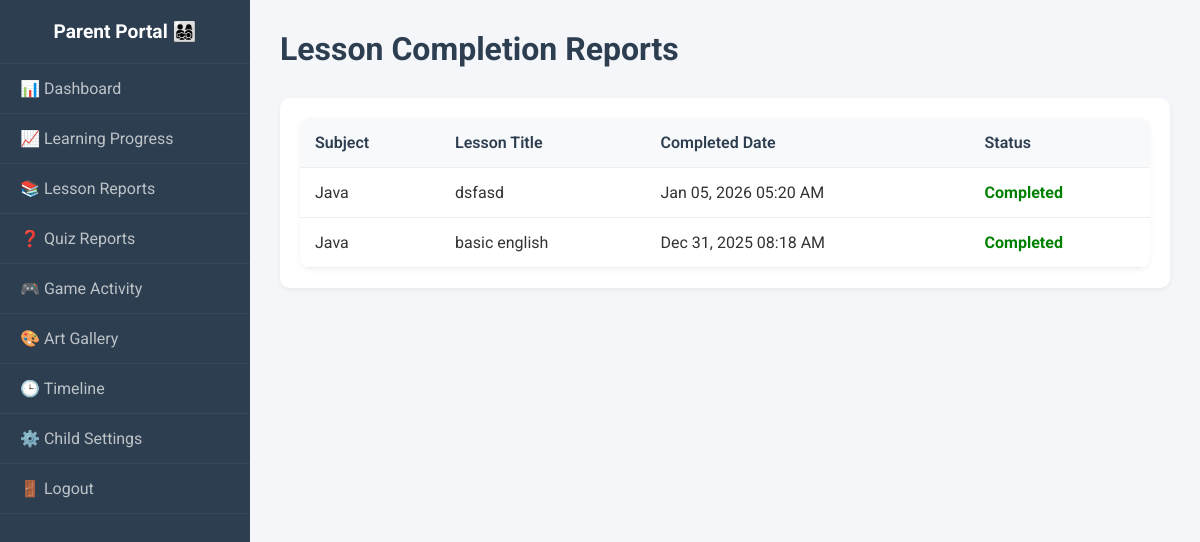
Page /parent/lesson_reports.php (signed in) on the committed database.
### tables this page shows
CREATE TABLE `lesson_progress` (
  `progress_id` int(11) NOT NULL,
  `child_id` int(11) NOT NULL,
  `lesson_id` int(11) NOT NULL,
  `is_completed` tinyint(1) DEFAULT 0,
  `completed_at` timestamp NULL DEFAULT NULL
);

CREATE TABLE `subjects` (
  `subject_id` int(11) NOT NULL,
  `subject_name` varchar(100) NOT NULL,
  `subject_code` varchar(20) DEFAULT NULL,
  `dept_id` int(11) DEFAULT NULL,
  `credit_hours` int(11) DEFAULT NULL
);

CREATE TABLE `lessons` (
  `lesson_id` int(11) NOT NULL,
  `subject_id` int(11) NOT NULL,
  `lesson_title` varchar(200) NOT NULL,
  `lesson_description` text DEFAULT NULL,
  `video_url` text NOT NULL,
  `created_at` timestamp NOT NULL DEFAULT current_timestamp(),
  `quiz_question` text DEFAULT NULL,
  `option_a` varchar(255) DEFAULT NULL,
  `option_b` varchar(255) DEFAULT NULL,
  `option_c` varchar(255) DEFAULT NULL,
  `correct_option` char(1) DEFAULT NULL
);

### parent/lesson_reports.php (the view, shortened to what this page needs)
<?php
require_once '../config/db.php';
$parent_id = $_SESSION['user_id'];
$child_id = $_GET['child_id'] ?? null;
$stmt = $pdo->prepare("SELECT * FROM children WHERE parent_id = ?");
$stmt->execute([$parent_id]);
$children = $stmt->fetchAll();
if(!$child_id && count($children)>0) $child_id = $children[0]['child_id'];
if ($child_id) {
    $sql = "SELECT lp.*, l.lesson_title, s.subject_name
            FROM lesson_progress lp
            JOIN lessons l ON lp.lesson_id = l.lesson_id
            JOIN subjects s ON l.subject_id = s.subject_id
            WHERE lp.child_id = ? AND lp.is_completed = 1
            ORDER BY lp.completed_at DESC";
    $stmt = $pdo->prepare($sql);
    $stmt->execute([$child_id]);
    $reports = $stmt->fetchAll();
}
include 'includes/header.php';
?>
<div class="page-header">
    <h1 class="page-title">Lesson Completion Reports</h1>
</div>
<div class="card">
    <table class="data-table">
        <thead>
            <tr>
                <th>Subject</th>
                <th>Lesson Title</th>
                <th>Completed Date</th>
                <th>Status</th>
            </tr>
        </thead>
        <tbody>
            <?php if(isset($reports) && count($reports) > 0): ?>
                <?php foreach($reports as $r): ?>
                <tr>
                    <td><?php echo htmlspecialchars($r['subject_name']); ?></td>
                    <td><?php echo htmlspecialchars($r['lesson_title']); ?></td>
                    <td><?php echo date('M d, Y h:i A', strtotime($r['completed_at'])); ?></td>
                    <td><span style="color:green; font-weight:bold;">Completed</span></td>
                </tr>
                <?php endforeach; ?>
            <?php else: ?>
                <tr><td colspan="4">No lessons completed yet.</td></tr>
            <?php endif; ?>
        </tbody>
    </table>
</div>
<?php include 'includes/footer.php'; ?>

### parent/css/parent.css (style rules this page uses)
body { background-color: #f4f6f9; font-family: 'Roboto', sans-serif; margin: 0; color: #333; }
.page-header { display: flex; justify-content: space-between; align-items: center; margin-bottom: 30px; }
.page-title { font-size: 2rem; color: #2C3E50; margin: 0; }
.card { background: white; border-radius: 10px; box-shadow: 0 2px 5px rgba(0,0,0,0.05); padding: 20px; }
.data-table { width: 100%; border-collapse: collapse; background: white; border-radius: 10px; overflow: hidden; box-shadow: 0 2px 5px rgba(0,0,0,0.05); }
.data-table th, .data-table td { padding: 15px; text-align: left; border-bottom: 1px solid #eee; }
.data-table th { background-color: #f8f9fa; font-weight: 600; color: #2C3E50; }

### rows in the picture
lesson_progress: subjects.subject_name "Java", lesson.lesson_title "dsfasd", completed_at "Jan 05, 2026 05:20 AM"
lesson_progress: subjects.subject_name "Java", lesson.lesson_title "basic english", completed_at "Dec 31, 2025 08:18 AM"
